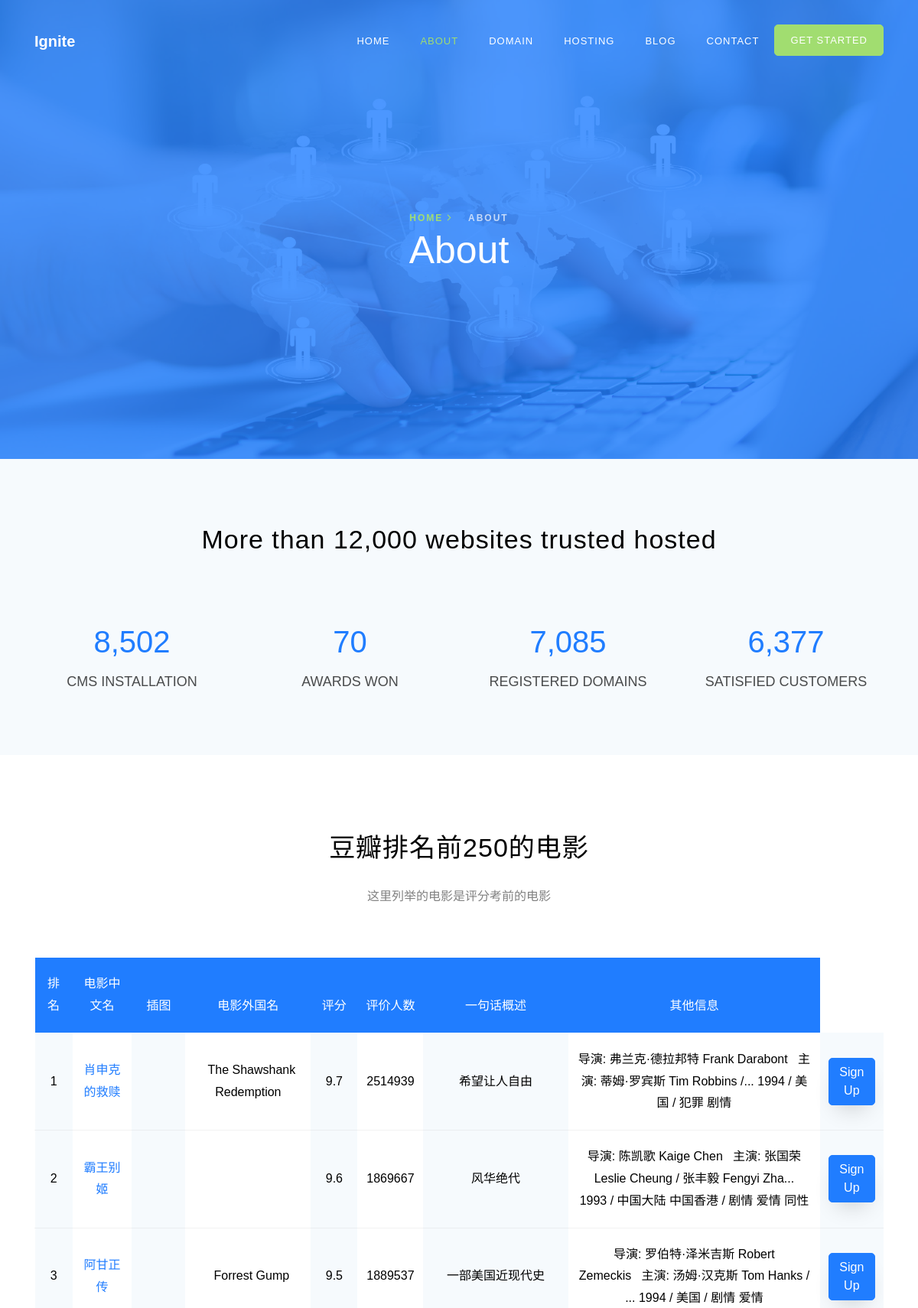
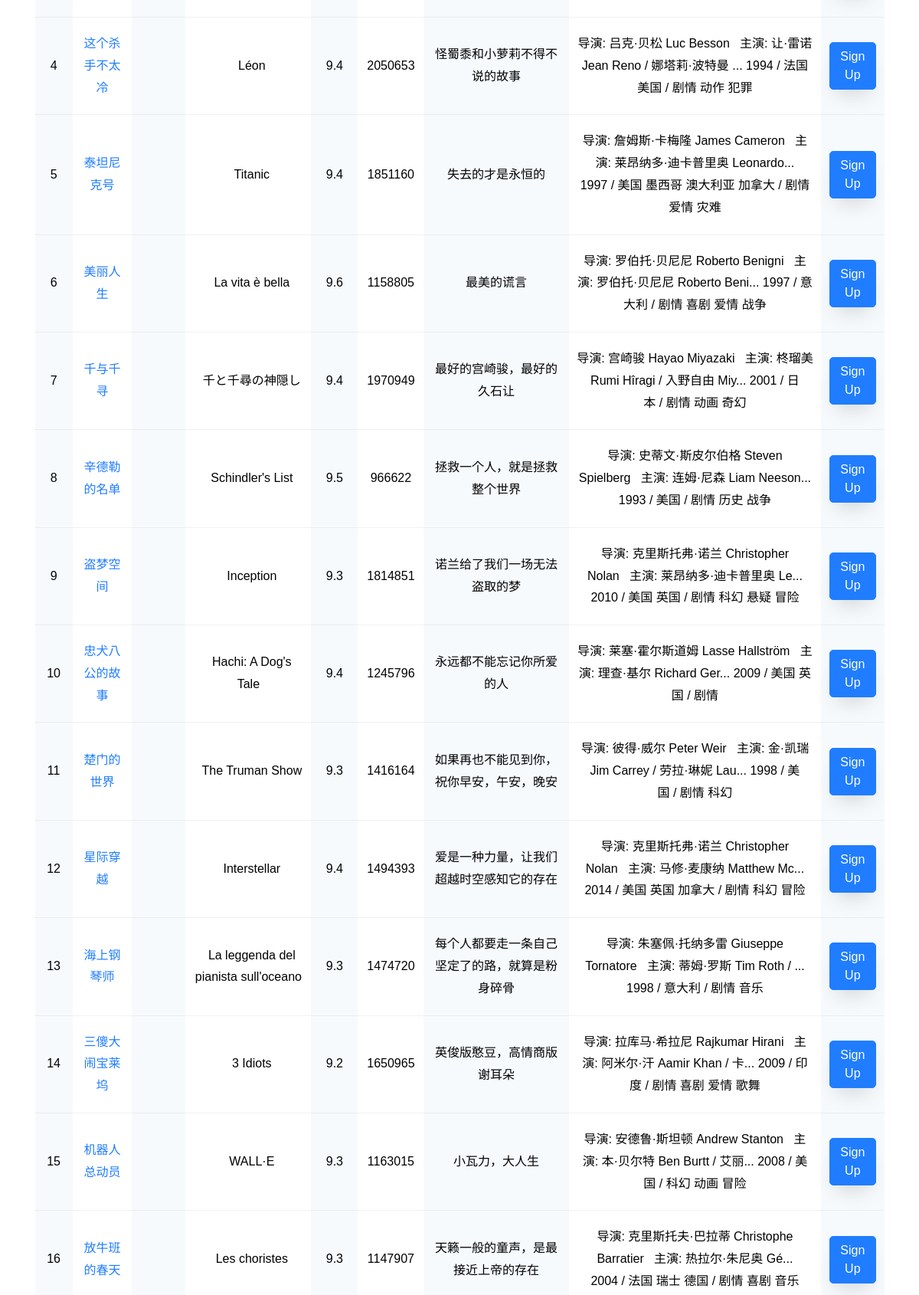
/about.html (upper part), run on the app's committed database (2 pictures, top to bottom).
### tables this page shows
CREATE TABLE movie250
        (
        id integer primary key autoincrement,
        info_link txt,
        pic_link text,
        cname varchar,
        ename varchar,
        score numeric,
        rated numeric,
        instroduction text,
        info text
        );

### app.py (the view)
@app.route("/about.html")
def about():
    datalist = []
    con = sqlite3.connect("movie.db")
    cur = con.cursor()
    sql = "select * from movie250"
    data = cur.execute(sql)
    for item in data:
        datalist.append(item)
    cur.close()
    cur.close()
    return render_template("about.html", movies=datalist)

### templates/about.html (shortened to what this page needs)
<!DOCTYPE html>
<html lang="en">
  <head>
    <link rel="stylesheet" href="static/css/open-iconic-bootstrap.min.css">
    <link rel="stylesheet" href="static/css/animate.css">
    <link rel="stylesheet" href="static/css/owl.carousel.min.css">
    <link rel="stylesheet" href="static/css/owl.theme.default.min.css">
    <link rel="stylesheet" href="static/css/magnific-popup.css">
    <link rel="stylesheet" href="static/css/aos.css">
    <link rel="stylesheet" href="static/css/ionicons.min.css">
    <link rel="stylesheet" href="static/css/bootstrap-datepicker.css">
    <link rel="stylesheet" href="static/css/jquery.timepicker.css">
    <link rel="stylesheet" href="static/css/flaticon.css">
    <link rel="stylesheet" href="static/css/icomoon.css">
    <link rel="stylesheet" href="static/css/style.css">
  </head>
  <body>
	  <nav class="navbar navbar-expand-lg navbar-dark ftco_navbar bg-dark ftco-navbar-light" id="ftco-navbar">
	    <div class="container">
	      <a class="navbar-brand" href="index.html">Ignite</a>
	      <div class="collapse navbar-collapse" id="ftco-nav">
	        <ul class="navbar-nav ml-auto">
	          <li class="nav-item"><a href="index.html" class="nav-link">Home</a></li>
	          <li class="nav-item active"><a href="" class="nav-link">About</a></li>
	          <li class="nav-item"><a href="domain.html" class="nav-link">Domain</a></li>
	          <li class="nav-item"><a class="nav-link" href="hosting.html">Hosting</a></li>
	          <li class="nav-item"><a href="blog.html" class="nav-link">Blog</a></li>
	          <li class="nav-item"><a href="contact.html" class="nav-link">Contact</a></li>
	          <li class="nav-item cta"><a href="contact.html" class="nav-link"><span>Get started</span></a></li>
	        </ul>
	      </div>
	    </div>
	  </nav>
    <div class="hero-wrap hero-wrap-2" style="background-image: url('static/image/bg_2.jpg');" data-stellar-background-ratio="0.5">
      <div class="overlay"></div>
      <div class="container">
        <div class="row no-gutters slider-text align-items-center justify-content-center">
          <div class="col-md-8 ftco-animate text-center text-center mt-5">
          	<p class="breadcrumbs mb-0"><span class="mr-3"><a href="index.html">Home <i class="ion-ios-arrow-forward"></i></a></span> <span>About</span></p>
            <h1 class="mb-3 bread">About</h1>
          </div>
        </div>
      </div>
    </div>
    <section class="ftco-section ftco-counter bg-light img" id="section-counter">
    	<div class="container">
    		<div class="row justify-content-center mb-5">
          <div class="col-md-10 text-center heading-section ftco-animate">
            <h2 class="mb-4">More than 12,000 websites trusted hosted</h2>
          </div>
        </div>
    		<div class="row justify-content-center">
          <div class="col-md-3 d-flex justify-content-center counter-wrap ftco-animate">
            <div class="block-18 text-center">
              <div class="text">
                <strong class="number" data-number="12000">0</strong>
                <span>CMS Installation</span>
              </div>
            </div>
          </div>
          <div class="col-md-3 d-flex justify-content-center counter-wrap ftco-animate">
            <div class="block-18 text-center">
              <div class="text">
                <strong class="number" data-number="100">0</strong>
                <span>Awards Won</span>
              </div>
            </div>
          </div>
          <div class="col-md-3 d-flex justify-content-center counter-wrap ftco-animate">
            <div class="block-18 text-center">
              <div class="text">
                <strong class="number" data-number="10000">0</strong>
                <span>Registered Domains</span>
              </div>
            </div>
          </div>
          <div class="col-md-3 d-flex justify-content-center counter-wrap ftco-animate">
            <div class="block-18 text-center">
              <div class="text">
                <strong class="number" data-number="9000">0</strong>
                <span>Satisfied Customers</span>
              </div>
            </div>
          </div>
        </div>
    	</div>
    </section>
    <section class="ftco-section">
    	<div class="container">
    		<div class="row justify-content-center mb-5">
          <div class="col-md-7 text-center heading-section ftco-animate">
            <h2 class="mb-4">豆瓣排名前250的电影</h2>
            <p>这里列举的电影是评分考前的电影</p>
          </div>
        </div>
    		<div class="row">
    			<div class="col-md-12 ftco-animate">
    				<div class="table-responsive">
	    				<table class="table">
						    <thead class="thead-primary">
						      <tr>
						        <th>排名</th>
						        <th>电影中文名</th>
                                <th>插图</th>
						        <th>电影外国名</th>
						        <th>评分</th>
						        <th>评价人数</th>
						        <th>一句话概述</th>
                                <th>其他信息</th>
						      </tr>
						    </thead>
						    <tbody>
                              {% for movie in movies %}
                              <tr>
						        <td class="color">{{ movie[0]}}</td>
						        <td>
                                    <a href="{{ movie[1] }}" target="_blank">
                                        {{movie[3]}}
                                    </a>
                                </td>
                                <td>
                                 </td>
						        <td>{{movie[4]}}</td>
						        <td>{{movie[5]}}</td>
						        <td>{{movie[6]}}</td>
						        <td>{{movie[7]}}</td>
						        <td>{{movie[8]}}</td>
						        <td><a href="#" class="btn btn-primary">Sign Up</a></td>
						      </tr>
                              {% endfor %}
						    </tbody>
						  </table>
					  </div>
    			</div>
    		</div>
    	</div>
    </section>
  </body>
</html>

### data on the page
movie250: id "1", cname "肖申克的救赎", ename "The Shawshank Redemption", score "9.7", rated "2514939", instroduction "希望让人自由", info "导演: 弗兰克·德拉邦特 Frank Darabont 主演: 蒂姆·罗宾斯 Tim Robbins /... 1994 / 美国 / 犯罪 剧情"
movie250: id "2", cname "霸王别姬", score "9.6", rated "1869667", instroduction "风华绝代", info "导演: 陈凯歌 Kaige Chen 主演: 张国荣 Leslie Cheung / 张丰毅 Fengyi Zha... 1993 / 中国大陆 中国香港 / 剧情 爱情 同性"
movie250: id "3", cname "阿甘正传", ename "Forrest Gump", score "9.5", rated "1889537", instroduction "一部美国近现代史", info "导演: 罗伯特·泽米吉斯 Robert Zemeckis 主演: 汤姆·汉克斯 Tom Hanks / ... 1994 / 美国 / 剧情 爱情"
movie250: id "4", cname "这个杀手不太冷", ename "Léon", score "9.4", rated "2050653", instroduction "怪蜀黍和小萝莉不得不说的故事", info "导演: 吕克·贝松 Luc Besson 主演: 让·雷诺 Jean Reno / 娜塔莉·波特曼 ... 1994 / 法国 美国 / 剧情 动作 犯罪"
movie250: id "5", cname "泰坦尼克号", ename "Titanic", score "9.4", rated "1851160", instroduction "失去的才是永恒的", info "导演: 詹姆斯·卡梅隆 James Cameron 主演: 莱昂纳多·迪卡普里奥 Leonardo... 1997 / 美国 墨西哥 澳大利亚 加拿大 / 剧情 爱情 灾难"
movie250: id "6", cname "美丽人生", ename "La vita è bella", score "9.6", rated "1158805", instroduction "最美的谎言", info "导演: 罗伯托·贝尼尼 Roberto Benigni 主演: 罗伯托·贝尼尼 Roberto Beni... 1997 / 意大利 / 剧情 喜剧 爱情 战争"
movie250: id "7", cname "千与千寻", ename "千と千尋の神隠し", score "9.4", rated "1970949", instroduction "最好的宫崎骏，最好的久石让", info "导演: 宫崎骏 Hayao Miyazaki 主演: 柊瑠美 Rumi Hîragi / 入野自由 Miy... 2001 / 日本 / 剧情 动画 奇幻"
movie250: id "8", cname "辛德勒的名单", ename "Schindler's List", score "9.5", rated "966622", instroduction "拯救一个人，就是拯救整个世界", info "导演: 史蒂文·斯皮尔伯格 Steven Spielberg 主演: 连姆·尼森 Liam Neeson... 1993 / 美国 / 剧情 历史 战争"
movie250: id "9", cname "盗梦空间", ename "Inception", score "9.3", rated "1814851", instroduction "诺兰给了我们一场无法盗取的梦", info "导演: 克里斯托弗·诺兰 Christopher Nolan 主演: 莱昂纳多·迪卡普里奥 Le... 2010 / 美国 英国 / 剧情 科幻 悬疑 冒险"
movie250: id "10", cname "忠犬八公的故事", ename "Hachi: A Dog's Tale", score "9.4", rated "1245796", instroduction "永远都不能忘记你所爱的人", info "导演: 莱塞·霍尔斯道姆 Lasse Hallström 主演: 理查·基尔 Richard Ger... 2009 / 美国 英国 / 剧情"
movie250: id "11", cname "楚门的世界", ename "The Truman Show", score "9.3", rated "1416164", instroduction "如果再也不能见到你，祝你早安，午安，晚安", info "导演: 彼得·威尔 Peter Weir 主演: 金·凯瑞 Jim Carrey / 劳拉·琳妮 Lau... 1998 / 美国 / 剧情 科幻"
movie250: id "12", cname "星际穿越", ename "Interstellar", score "9.4", rated "1494393", instroduction "爱是一种力量，让我们超越时空感知它的存在", info "导演: 克里斯托弗·诺兰 Christopher Nolan 主演: 马修·麦康纳 Matthew Mc... 2014 / 美国 英国 加拿大 / 剧情 科幻 冒险"
movie250: id "13", cname "海上钢琴师", ename "La leggenda del pianista sull'oceano", score "9.3", rated "1474720", instroduction "每个人都要走一条自己坚定了的路，就算是粉身碎骨", info "导演: 朱塞佩·托纳多雷 Giuseppe Tornatore 主演: 蒂姆·罗斯 Tim Roth / ... 1998 / 意大利 / 剧情 音乐"
movie250: id "14", cname "三傻大闹宝莱坞", ename "3 Idiots", score "9.2", rated "1650965", instroduction "英俊版憨豆，高情商版谢耳朵", info "导演: 拉库马·希拉尼 Rajkumar Hirani 主演: 阿米尔·汗 Aamir Khan / 卡... 2009 / 印度 / 剧情 喜剧 爱情 歌舞"
movie250: id "15", cname "机器人总动员", ename "WALL·E", score "9.3", rated "1163015", instroduction "小瓦力，大人生", info "导演: 安德鲁·斯坦顿 Andrew Stanton 主演: 本·贝尔特 Ben Burtt / 艾丽... 2008 / 美国 / 科幻 动画 冒险"
movie250: id "16", cname "放牛班的春天", ename "Les choristes", score "9.3", rated "1147907", instroduction "天籁一般的童声，是最接近上帝的存在", info "导演: 克里斯托夫·巴拉蒂 Christophe Barratier 主演: 热拉尔·朱尼奥 Gé... 2004 / 法国 瑞士 德国 / 剧情 喜剧 音乐"
